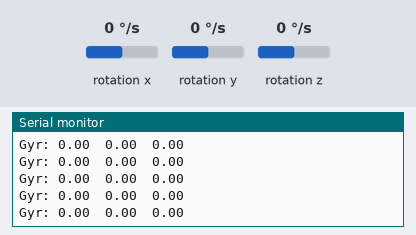
A sketch run on a simulated Arduino Nano 33 BLE. On the bench: the last lines printed to the serial monitor. The test bench sets the inputs (shaded band); at power-on: rotation x 0 °/s, rotation y 0 °/s, rotation z 0 °/s. Nothing arrives over Bluetooth unless stated.

Above: at 1.2 s.
1.3 s: rotation x set to -192 °/s
At 1.33 s:
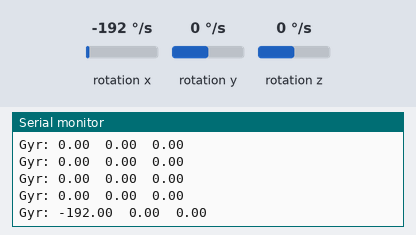
2.8 s: rotation y set to -192 °/s
At 2.85 s:
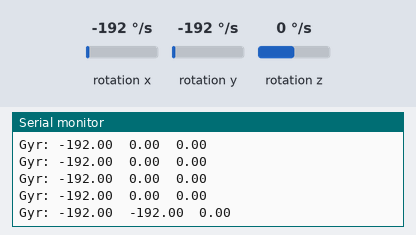
4.3 s: rotation z set to -192 °/s
At 4.37 s:
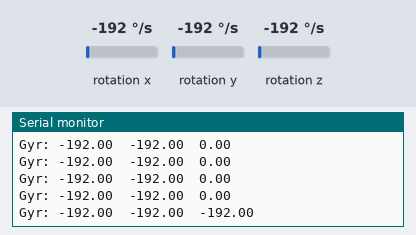

The sketch:

BluetoothValues_IMU.ino
```cpp
#include <ArduinoBLE.h>
#include <Arduino_LSM9DS1.h>

float gx, gy, gz;  //global vars for gyroscope values

BLEService motorService("0fe79935-cd39-480a-8a44-06b70f36f248");
BLEService IMUGyroService("1eb0db8f-1c34-4168-8daf-0cd5d8d07fe6");  //send IMU data to serial

// create switch characteristic and allow remote device to read and write
BLEUnsignedIntCharacteristic motorCharacteristic("0fe79935-cd39-480a-8a44-06b70f36f249", BLERead | BLEWrite);
BLEFloatCharacteristic IMUGyroXCharacteristic("1eb0db8f-1c34-4168-8daf-0cd5d8d07fe7", BLERead);
BLEFloatCharacteristic IMUGyroYCharacteristic("985beab5-3fd8-4019-a2a1-a1d5c9ca2159", BLERead);
BLEFloatCharacteristic IMUGyroZCharacteristic("7deb788e-595c-4c67-9fae-102d9b401811", BLERead);
//BLEFloatCharacteristic IMUGyroZCharacteristic();

void setup() {
  Serial.begin(115200);


  if (!BLE.begin()) {
    Serial.println("starting BLE failed!");
    while (1);
  }

  // Set the connection interval to be as fast as possible (about 40 Hz)
  BLE.setConnectionInterval(0x0006, 0x0006);

  BLE.setLocalName("dingus");
  BLE.setAdvertisedService(motorService);
  motorService.addCharacteristic(motorCharacteristic);
  BLE.addService(motorService);

  BLE.setAdvertisedService(IMUGyroService);
  IMUGyroService.addCharacteristic(IMUGyroXCharacteristic);
  IMUGyroService.addCharacteristic(IMUGyroYCharacteristic);
  IMUGyroService.addCharacteristic(IMUGyroZCharacteristic);
  BLE.addService(IMUGyroService);

  BLE.setEventHandler(BLEConnected, blePeripheralConnectHandler);
  BLE.setEventHandler(BLEDisconnected, blePeripheralDisconnectHandler);

  // assign event handlers for characteristic
  //motorCharacteristic.setEventHandler(BLEWritten, motorCharacteristicWritten);
  //motorCharacteristic.setValue(1);

  //event handler for IMU Gyro x characteristic
  IMUGyroXCharacteristic.setEventHandler(BLEWritten, IMUCharacteristicWritten);
  //set initial value
  IMUGyroXCharacteristic.setValue(0);
  //event handler for IMU Gyro y characteristic
  IMUGyroYCharacteristic.setEventHandler(BLEWritten, IMUCharacteristicWritten);
  //set initial value
  IMUGyroYCharacteristic.setValue(0);
  //event handler for IMU Gyro y characteristic
  IMUGyroZCharacteristic.setEventHandler(BLEWritten, IMUCharacteristicWritten);
  //set initial value
  IMUGyroZCharacteristic.setValue(0);

  //start advertising
  BLE.advertise();
  Serial.println("Waiting for connection");

  if (!IMU.begin()) {
    Serial.println("Failed to initialize IMU!");
    while (1);
  }
}

void loop() {
  BLE.poll();
  getIMUGyro();
  Serial.print("Gyr: ");
  Serial.print(gx);
  Serial.print('\t');
  Serial.print(gy);
  Serial.print('\t');
  Serial.print(gz);
  Serial.print('\t');
  Serial.println();
  IMUGyroXCharacteristic.writeValue(gx);
  IMUGyroYCharacteristic.writeValue(gy);
  IMUGyroZCharacteristic.writeValue(gz);
  delay(100);
}

void blePeripheralConnectHandler(BLEDevice central) {
  Serial.print("Connected event, central: ");
  Serial.println(central.address());
}

void blePeripheralDisconnectHandler(BLEDevice central) {
  Serial.print("Disconnected event, central: ");
  Serial.println(central.address());
}

void motorCharacteristicWritten(BLEDevice central, BLECharacteristic characteristic) {
  Serial.print("motorCharacteristicWritten: ");
  unsigned int v = motorCharacteristic.value();
  short left = (short)((v>>0) & 0x0000FFFF); // Unpack 16 bit signed value (assume short is 16 bit)
  short right = (short)((v>>16) & 0x0000FFFF); // Unpack 16 bit signed value
  Serial.print(left);
  Serial.print(" ");
  Serial.println(right);
}

//print values written from server
void IMUCharacteristicWritten(BLEDevice central, BLECharacteristic characteristic){
  Serial.print("IMUCharacteristicWritten: ");
  unsigned int v = IMUGyroXCharacteristic.value();
  Serial.print("value: ");
  Serial.println(v);
}

//get gyroscope values
void getIMUGyro(){
  if(IMU.gyroscopeAvailable()){
    IMU.readGyroscope(gx, gy, gz);
  }
}
```

Measured:
- after the input at 1.3 s, the serial monitor: prints a new line at once (image 1)
- after the input at 2.8 s, the serial monitor: prints a new line at once (image 2)
- after the input at 4.3 s, the serial monitor: prints a new line after 0.07 s (image 3)
